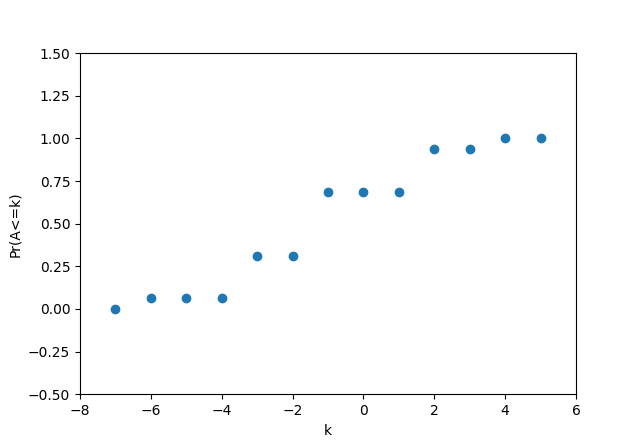

Write Python code to recreate this figure.
import math
import numpy as np
import matplotlib.pyplot as plt

# Probability distribution function 
#X axis is values of random variables 
#Y axis will contain probability of that points according to random variables
# distance between P and Q is d.
plt.xlabel('k')
plt.ylabel('Pr(A<=k)')
Amount = [-7,-6,-5,-4,-3,-2,-1,0,1,2,3,4,5]
Prob = [0,0.0625,0.0625,0.0625,0.3125,0.3125,0.6875,0.6875,0.6875,0.9375,0.9375,1,1]
plt.xlim([-8,6])
plt.ylim([-0.5,1.5])
plt.scatter(Amount,Prob,marker='o')


plt.show()
